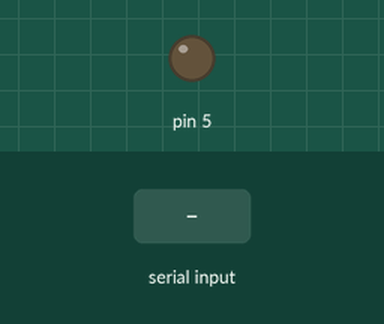
Simulated run of this sketch. Board: Arduino Uno, built with avr-gcc and run on an emulated ATmega328P. Parts: output pins drawn as LEDs (lit = HIGH). Inputs (shaded band) come from the test bench.

Above: at 1.2 s.
1.3 s: "von" received over the second serial link
At 2.0 s:
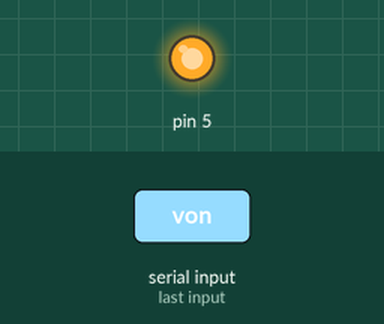
2.8 s: "voff" received over the second serial link
At 3.2 s:
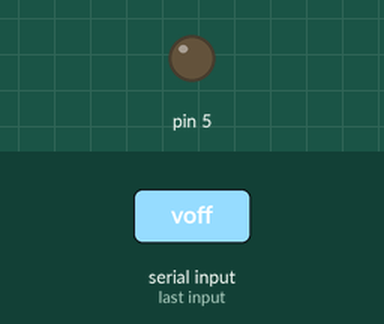
Timing chart, 0 to 5.8 s (numbered marks = the images above; inputs shaded):
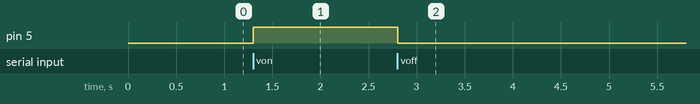

Measured:
- after the input at 1.3 s, pin 5: LOW → HIGH at once
- after the input at 2.8 s, pin 5: HIGH → LOW at once

The sketch:

slave_elect.ino
```cpp
#include <SoftwareSerial.h>

SoftwareSerial HC12(3, 2);

void setup() {
  Serial.begin(9600);
  HC12.begin(9600);

  pinMode(5, OUTPUT);
}

void loop() {
  String input = "";
  while (HC12.available()) {
    input += (char) HC12.read();
    delay(1);
  }
  if (input == "von") {
    digitalWrite(5, HIGH);
  }
  if (input == "voff") {
    digitalWrite(5, LOW);
  }
}
```
